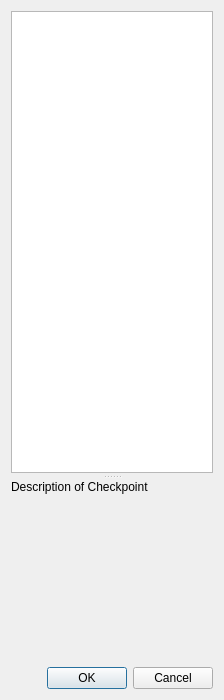
<?xml version="1.0" encoding="UTF-8"?>
<ui version="4.0">
 <class>SelectCheckpoint</class>
 <widget class="QDialog" name="SelectCheckpoint">
  <property name="geometry">
   <rect>
    <x>0</x>
    <y>0</y>
    <width>224</width>
    <height>700</height>
   </rect>
  </property>
  <property name="windowTitle">
   <string>Select Checkpoint Version</string>
  </property>
  <layout class="QVBoxLayout" name="verticalLayout">
   <item>
    <widget class="QSplitter" name="splitter">
     <property name="orientation">
      <enum>Qt::Vertical</enum>
     </property>
     <property name="handleWidth">
      <number>7</number>
     </property>
     <property name="childrenCollapsible">
      <bool>false</bool>
     </property>
     <widget class="QListWidget" name="lwProperties">
      <property name="minimumSize">
       <size>
        <width>200</width>
        <height>200</height>
       </size>
      </property>
      <property name="selectionMode">
       <enum>QAbstractItemView::ExtendedSelection</enum>
      </property>
      <property name="uniformItemSizes">
       <bool>true</bool>
      </property>
     </widget>
     <widget class="QLabel" name="lbDescription">
      <property name="sizePolicy">
       <sizepolicy hsizetype="Minimum" vsizetype="Minimum">
        <horstretch>0</horstretch>
        <verstretch>0</verstretch>
       </sizepolicy>
      </property>
      <property name="minimumSize">
       <size>
        <width>200</width>
        <height>75</height>
       </size>
      </property>
      <property name="text">
       <string>Description of Checkpoint</string>
      </property>
      <property name="alignment">
       <set>Qt::AlignLeading|Qt::AlignLeft|Qt::AlignTop</set>
      </property>
      <property name="wordWrap">
       <bool>true</bool>
      </property>
     </widget>
    </widget>
   </item>
   <item>
    <widget class="QDialogButtonBox" name="buttonBox">
     <property name="orientation">
      <enum>Qt::Horizontal</enum>
     </property>
     <property name="standardButtons">
      <set>QDialogButtonBox::Cancel|QDialogButtonBox::Ok</set>
     </property>
    </widget>
   </item>
  </layout>
 </widget>
 <resources/>
 <connections>
  <connection>
   <sender>buttonBox</sender>
   <signal>accepted()</signal>
   <receiver>SelectCheckpoint</receiver>
   <slot>accept()</slot>
   <hints>
    <hint type="sourcelabel">
     <x>257</x>
     <y>290</y>
    </hint>
    <hint type="destinationlabel">
     <x>157</x>
     <y>274</y>
    </hint>
   </hints>
  </connection>
  <connection>
   <sender>buttonBox</sender>
   <signal>rejected()</signal>
   <receiver>SelectCheckpoint</receiver>
   <slot>reject()</slot>
   <hints>
    <hint type="sourcelabel">
     <x>325</x>
     <y>290</y>
    </hint>
    <hint type="destinationlabel">
     <x>286</x>
     <y>274</y>
    </hint>
   </hints>
  </connection>
 </connections>
</ui>
